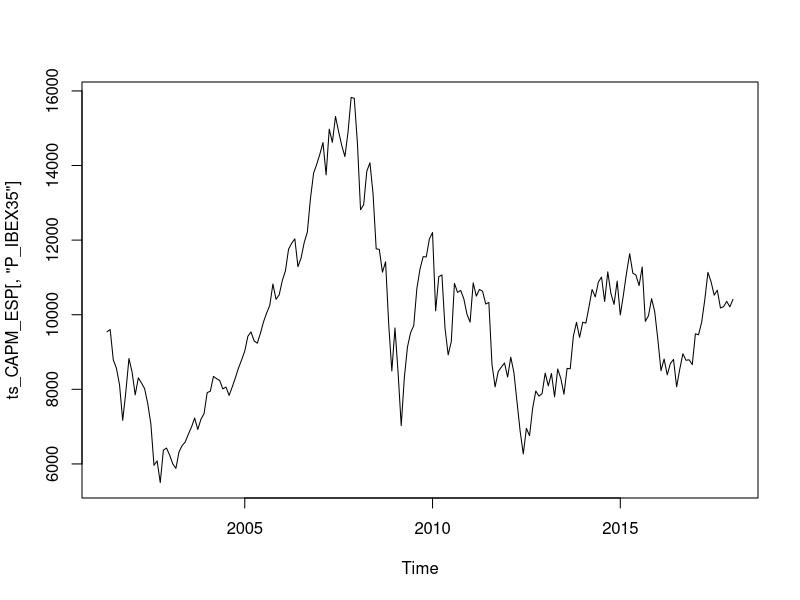
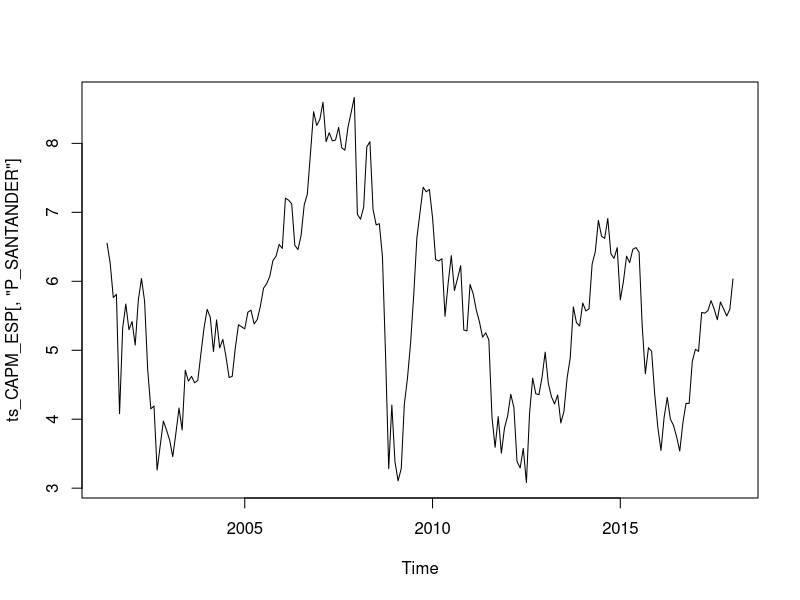
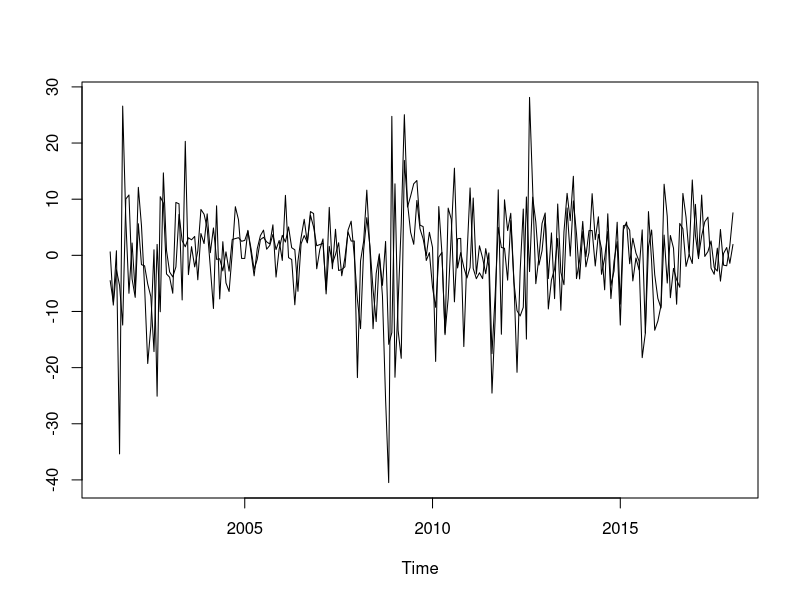
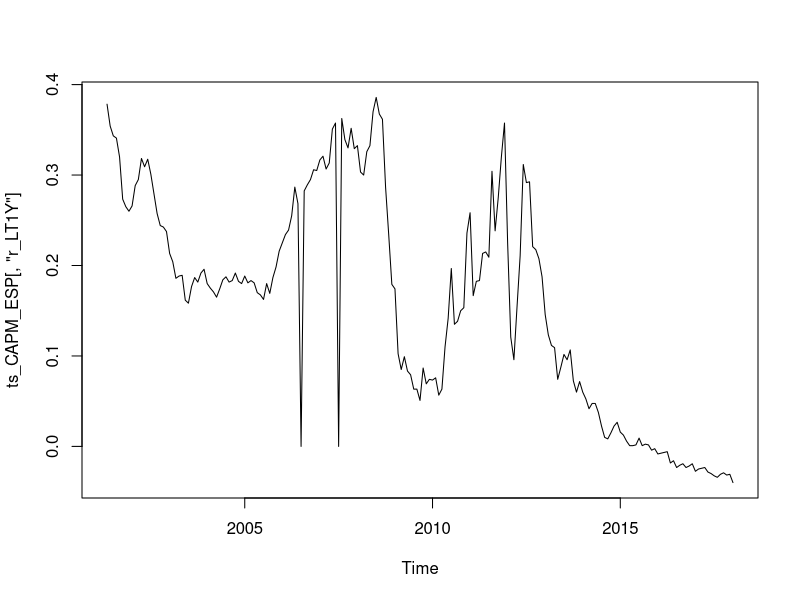
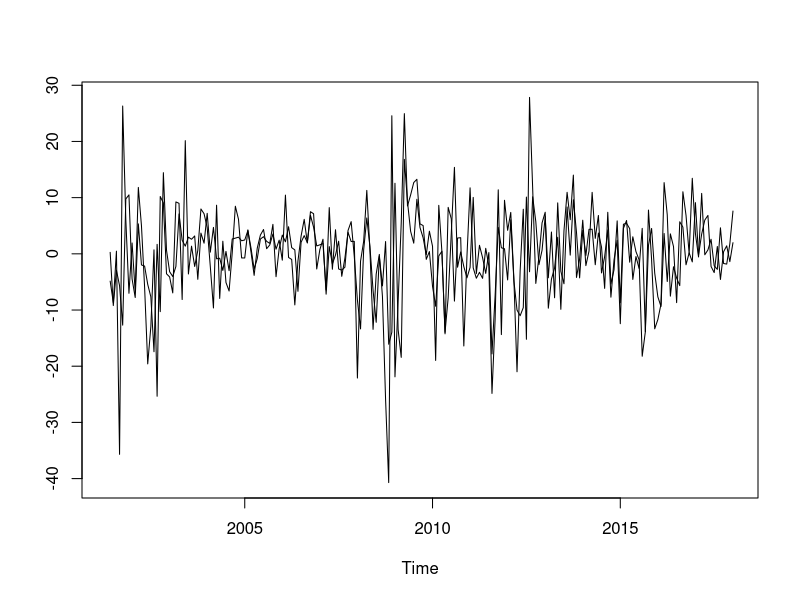
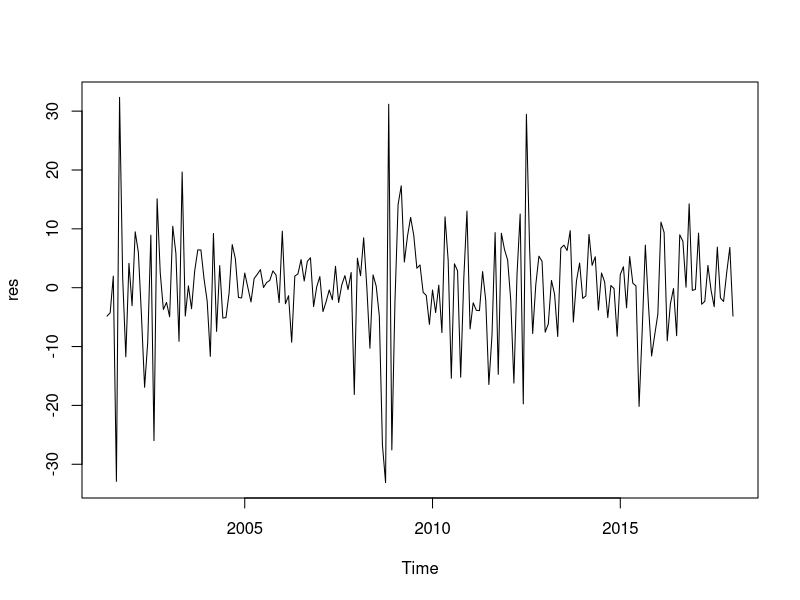
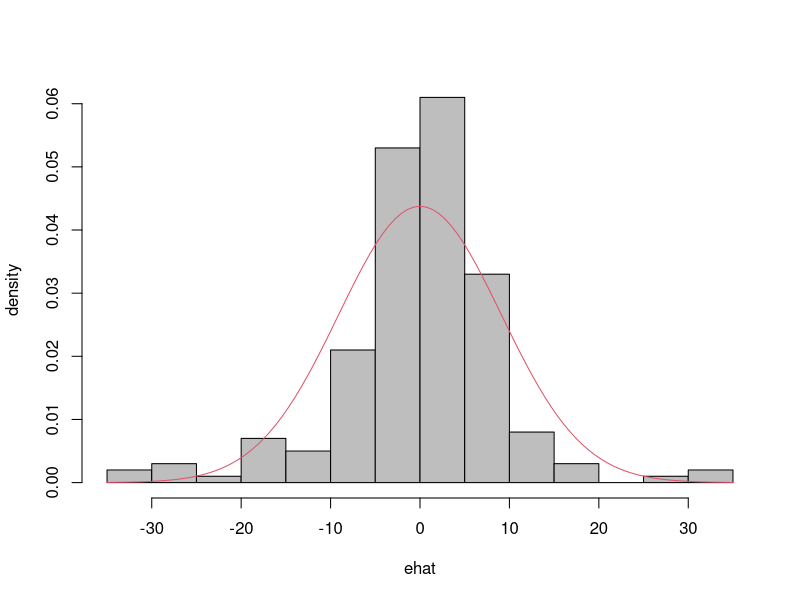
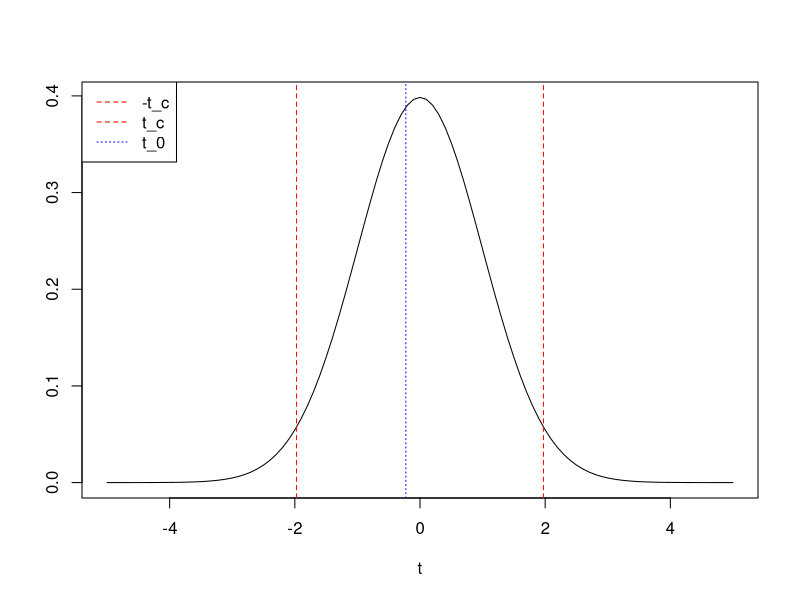

Write the R code that produced these figures, in order.
## ---- chunk 1
#| include: true
#| warning: false
#| message: false

# Lectura de librerías
library(tidyverse)
# Lectura de datos
CAPM_ESP <- read_delim("data/CAPM_ESP.csv", delim = ";")
head(CAPM_ESP)
tail(CAPM_ESP)
# Transformación de variables
CAPM_ESP$r_SAN = c(NA,100*diff(log(CAPM_ESP$P_SANTANDER)))
CAPM_ESP$r_IBEX = c(NA,100*diff(log(CAPM_ESP$P_IBEX35)))
CAPM_ESP$r_LT1Y = CAPM_ESP$R_LT1Y/12
CAPM_ESP$er_SAN = CAPM_ESP$r_SAN - CAPM_ESP$r_LT1Y
CAPM_ESP$er_IBEX = CAPM_ESP$r_IBEX - CAPM_ESP$r_LT1Y
# Formato de series temporales
ts_CAPM_ESP <- ts(CAPM_ESP, start = c(2001,5), end = c(2018,1), frequency = 12)
# Algunas gráficas de las variables básicas del modelo
ts.plot(ts_CAPM_ESP[,"P_IBEX35"])
ts.plot(ts_CAPM_ESP[,"P_SANTANDER"])
ts.plot(ts_CAPM_ESP[,"r_SAN"],ts_CAPM_ESP[,"r_IBEX"])
ts.plot(ts_CAPM_ESP[,"r_LT1Y"])
ts.plot(ts_CAPM_ESP[,"er_SAN"],ts_CAPM_ESP[,"er_IBEX"])
# Modelo CAPM para las acciones del Banco Santander 
CAPM_SANTANDER  <-  lm(er_SAN ~ er_IBEX, data = ts_CAPM_ESP)
summary(CAPM_SANTANDER)
# Intervalos de confianza para los parámetros estructurales del modelo
# Cálculo automático
confint(CAPM_SANTANDER)
# Cálculo de forma 'manual'
alpha <- 0.05
df <- df.residual(CAPM_SANTANDER) # grados de libertad
t_c <- qt(1-alpha/2, df)
b1 <- coef(CAPM_SANTANDER)[[1]] # estimación del parámetro beta1
b1
seb1 <- sqrt(vcov(CAPM_SANTANDER)[1,1]) # estimación de la desviación típica de beta1
seb1
inf_b1 <- b1-t_c*seb1 # cota inferior
sup_b1 <- b1+t_c*seb1 # cota superior
inf_b1 ; sup_b1
b2 <- coef(CAPM_SANTANDER)[[2]] # estimación del parámetro beta2
b2
seb2 <- sqrt(vcov(CAPM_SANTANDER)[2,2]) # estimación de la desviación típica de beta2
seb2
inf_b2 <- b2-t_c*seb2 # cota inferior
sup_b2 <- b2+t_c*seb2 # cota superior
inf_b2 ; sup_b2
# Ajuste del modelo (R^2) y ANOVA
s_CAPM_SANTANDER <- summary(CAPM_SANTANDER)
print(s_CAPM_SANTANDER)
names(s_CAPM_SANTANDER)
R2 <- s_CAPM_SANTANDER$r.squared
R2
anova(CAPM_SANTANDER)
# Número de obsevaciones
T <- nobs(CAPM_SANTANDER)
T
# Número de parámetros
K <- T-df
K
# Estadístico F de significación global
F_0 <- (R2/(K-1))/((1-R2)/(T-K))
F_0
# Residuos del modelo
res <- s_CAPM_SANTANDER$residuals
res <- ts(res, start=c(2001,5), end = c(2018,1), frequency = 12)
plot(res)
# Histograma de los residuos y comparación con la distribución normal
ehat <- resid(CAPM_SANTANDER)
ebar <- mean(ehat)
sdehat <- sd(ehat)
hist(ehat, col="grey", breaks = 20, freq=FALSE, main="", ylab="density", xlab="ehat")
curve(dnorm(x, ebar, sdehat), col=2, add=TRUE, ylab="density", xlab="ehat")
# Contrastes de hipótesis bilaterales
# beta1=0 versus beta1≠0
# Estadístico t
alpha <- 0.05 # nivel de significación
b1 <- coef(CAPM_SANTANDER)[[1]] # estimación del parámetro beta1
b1
seb1 <- sqrt(vcov(CAPM_SANTANDER)[1,1]) # estimación de la desviación típica de beta1
seb1
c <- 0
df <- df.residual(CAPM_SANTANDER) # grados de libertad
t_0 <- (b1-c)/seb1 # estadístico t
t_0
# Método del valor crítico
t_c <- qt(1-alpha/2, df) # valor crítico
t_c
# Gráfico de la función de densidad de la distribución t de Student, del valor crítico 
# y del estadístico t_0
curve(dt(x, df), -5, 5, ylab=" ", xlab="t")
abline(v=c(-t_c, t_c, t_0), col=c("red", "red", "blue"), lty=c(2,2,3))
legend("topleft", legend=c("-t_c", "t_c", "t_0"), col=c("red", "red", "blue"), lty=c(2, 2, 3))
# Método del P-valor
p <- 2*(1-pt(abs(t_0), df))
p
# Gráfico de la función de densidad de la distribución t y del estadístico t_0
curve(dt(x, df), -5, 5, ylab=" ", xlab="t")
abline(v=c(t_0), col=c("blue"), lty=c(3))
legend("topleft", legend=c("t_0"), col=c("blue"), lty=c(3))
# Estadístico F
library(car)
H_0 <- "(Intercept) = 0"
linearHypothesis(CAPM_SANTANDER, H_0, test="F")
# Gráfico de la función de densidad de la distribución F de Fisher-Snedecor, del valor crítico 
# y del estadístico F_0
F_0 <- linearHypothesis(CAPM_SANTANDER, H_0, test="F")[2,5] # estadístico F
F_0
F_c <- qf(1-alpha, 1, df) # valor crítico
F_c
curve(df(x, 1, df), 0, 5, ylab=" ", xlab="F")
abline(v=c(F_0,F_c), col=c("blue","red"), lty=c(2,3))
legend("topleft", legend=c("F","Fcr"), col=c("blue","red"), lty=c(2,3))
# beta2=1 versus beta2≠1
# Estadístico t
alpha <- 0.05 # nivel de significación
b2 <- coef(CAPM_SANTANDER)[[2]] # estimación del parámetro beta2
b2
seb2 <- sqrt(vcov(CAPM_SANTANDER)[2,2]) # estimación de la desviación típica de beta2
seb2
c <- 1
df <- df.residual(CAPM_SANTANDER) # grados de libertad
t_0 <- (b2-c)/seb2 # estadístico t
t_0
# Método del valor crítico
t_c <- qt(1-alpha/2, df) # valor crítico
t_c
# Gráfico de la función de densidad de la distribución t, del valor crítico 
# y del estadístico t_0
curve(dt(x, df), -6, 6, ylab=" ", xlab="t")
abline(v=c(-t_c, t_c, t_0), col=c("red", "red", "blue"), lty=c(2,2,3))
legend("topleft", legend=c("-t_c", "t_c", "t_0"), col=c("red", "red", "blue"), lty=c(2, 2, 3))
# Método del P-valor
p <- 2*(1-pt(abs(t_0), df))
p
# Gráfico de la función de densidad de la distribución t y del estadístico t_0
curve(dt(x, df), -6, 6, ylab=" ", xlab="t")
abline(v=c(t_0), col=c("blue"), lty=c(3))
legend("topleft", legend=c("t_0"), col=c("blue"), lty=c(3))
# Estadístico F
H_0 <- "er_IBEX = 1"
linearHypothesis(CAPM_SANTANDER,H_0,test="F")
# Contraste conjunto de la hipótesis beta1=0, beta2=1
H_0 <- c("(Intercept) = 0", "er_IBEX = 1")
linearHypothesis(CAPM_SANTANDER,H_0,test="F")
# Contrastes unilaterales
# beta2≤1 versus beta2>1
c <- 1
alpha <- 0.05
t_0 <- (b2-c)/seb2
t_0
# Método del valor crítico
t_c <- qt(1-alpha, df) # alpha no se divide por 2
t_c
curve(dt(x, df), -6, 6, ylab=" ", xlab="t")
abline(v=c(t_c, t_0), col=c("red", "blue"), lty=c(2, 3))
legend("topleft", legend=c("t_c", "t_0"), col=c("red", "blue"), lty=c(2, 3))
# Método del P-valor
p <- 1-pt(t_0, df)
p
# beta2≥2 versus beta2<2
c <- 2
alpha <- 0.05
t_0 <- (b2-c)/seb2
t_0
# Método del valor crítico
t_c <- qt(alpha, df) # alpha no se divide por 2
t_c
curve(dt(x, df), -20, 20, ylab=" ", xlab="t")
abline(v=c(t_c, t_0), col=c("red", "blue"), lty=c(2, 3))
legend("topleft", legend=c("t_c", "t_0"), col=c("red", "blue"), lty=c(2, 3))
# Método del P-valor
p <- pt(t_0, df)
p
